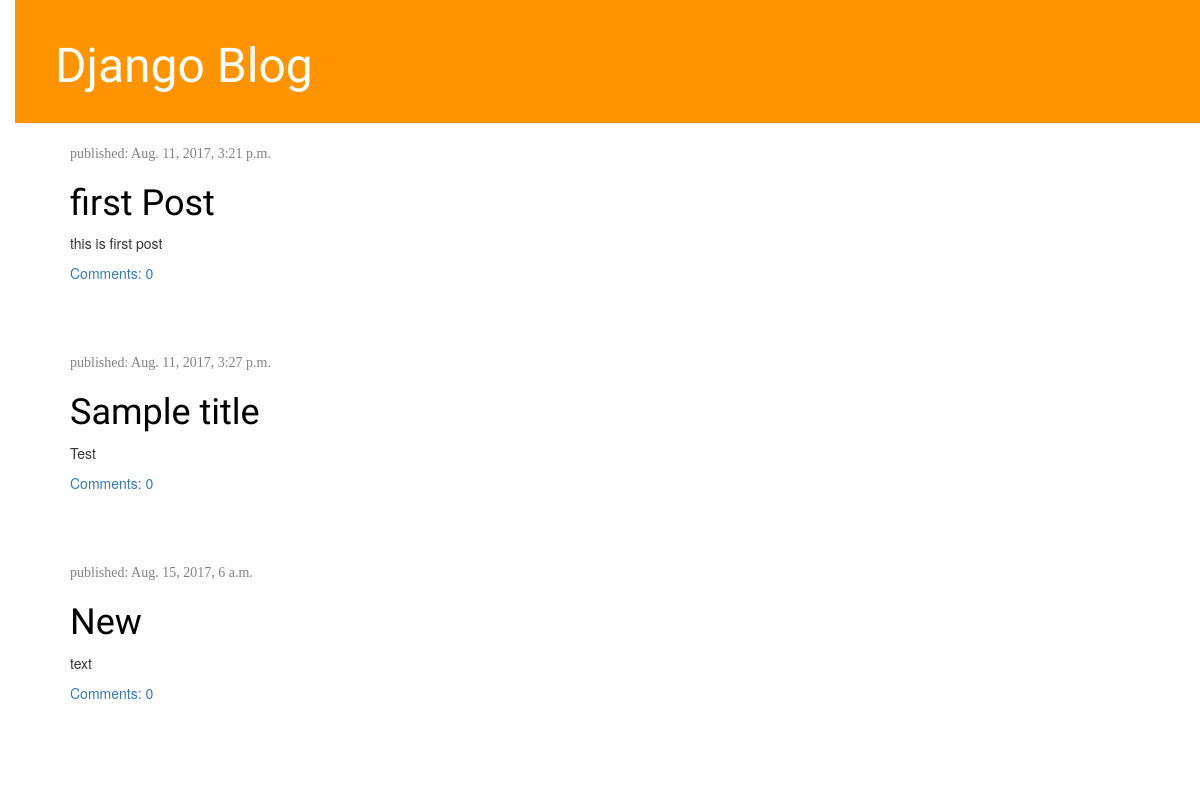
The app's page /, older data.
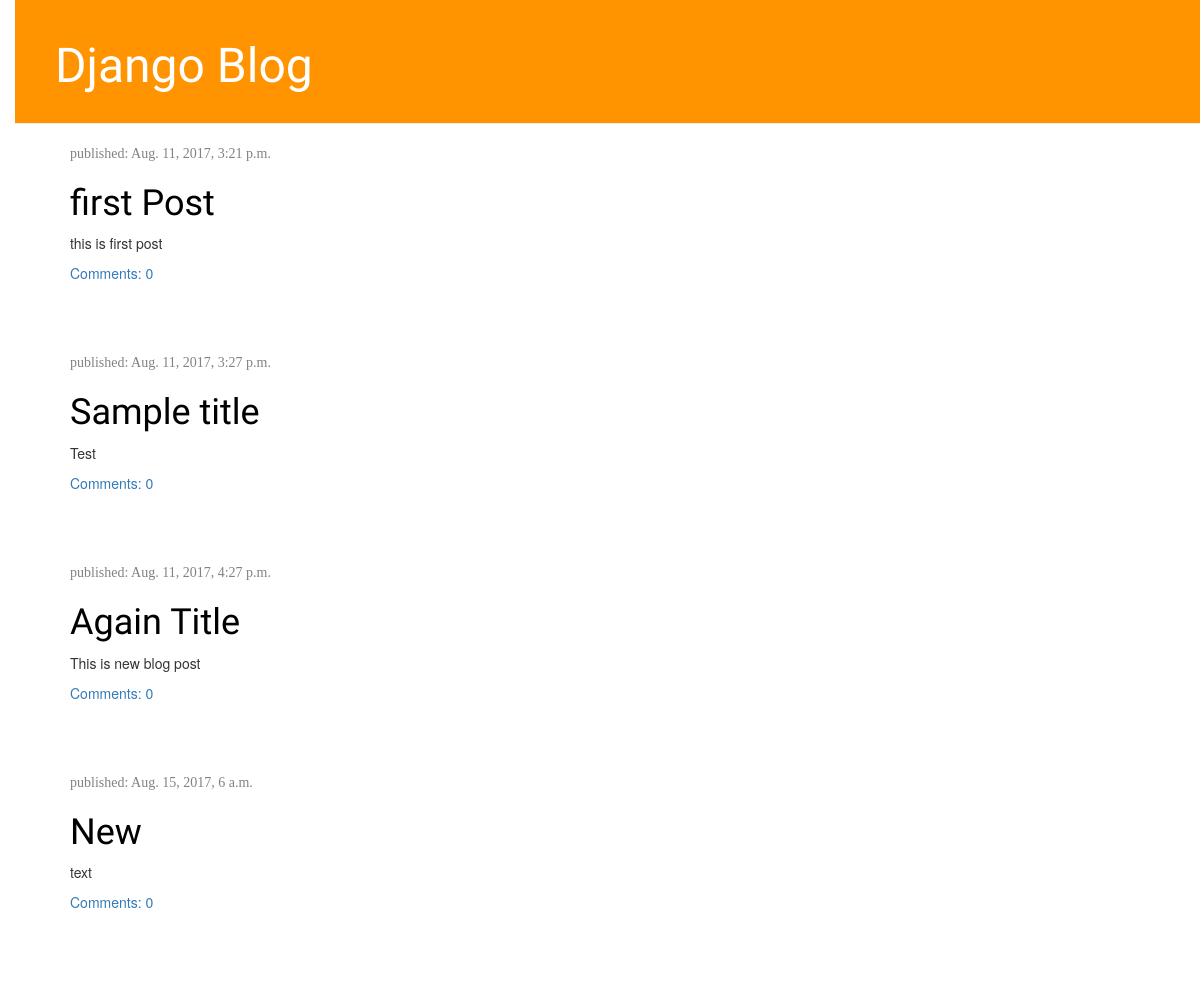
The same page, newer data.
### blog/models.py (models this page shows, shortened)
class Post(models.Model):
    author = models.ForeignKey('auth.User')
    title = models.CharField(max_length=200)
    text = models.TextField()
    created_date = models.DateTimeField(
            default=timezone.now)
    published_date = models.DateTimeField(
            blank=True, null=True)
    def approved_comments(self):
        return self.comments.filter(approved_comment=True)

### blog/views.py (the view)
# urls.py: url(r'^$', views.post_list, name='post_list'),
def post_list(request):
	posts = Post.objects.filter(published_date__lte=timezone.now()).order_by('published_date')
	return render(request, 'blog/post_list.html', {'posts': posts})

### blog/templates/blog/post_list.html
{% extends 'blog/base.html' %}
{% block content %}
            {% for post in posts %}
                <div class="post">
                    <div class="date">
                        <p>published: {{ post.published_date }}</p>
                    </div>
                    <h1><a href="{% url 'post_detail' pk=post.pk %}">{{ post.title }}</a></h1>
                    <p>{{ post.text|linebreaksbr }}</p>
                    <a href="{% url 'post_detail' pk=post.pk %}">Comments: {{ post.approved_comments.count }}</a>
                </div>
            {% endfor %}
{% endblock content %}

Row changes from the older to the newer data that the page shows:
added Post: published_date "Aug. 11, 2017, 4:27 p.m.", title "Again Title", text "This is new blog post", approved_comments.count "0"
